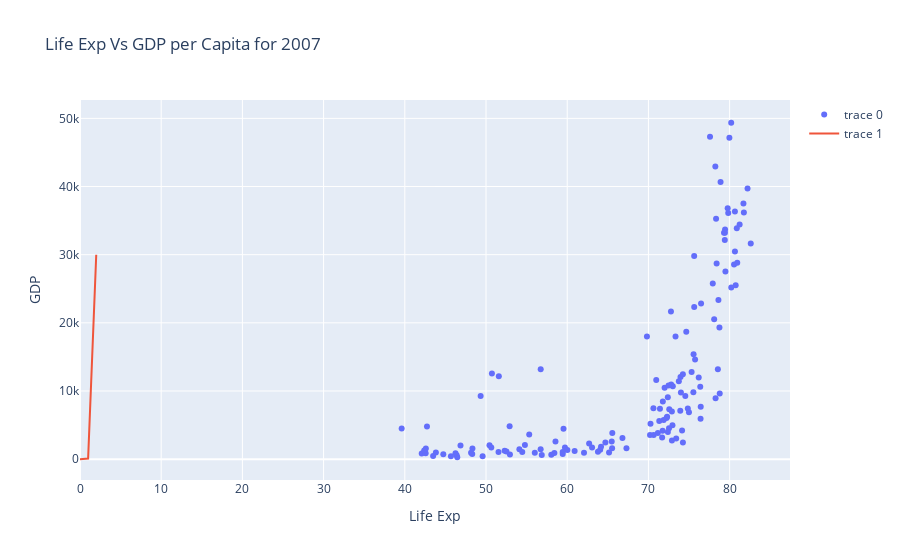

Write notebook code for a chart like this one.
### Code cell
trace1 = go.Scatter(x=temp_df['lifeExp'], y=temp_df['gdpPercap'], mode='markers')
trace2 = go.Scatter(x=[0,1,2],y=[0,90,30000],mode='lines')

data = [trace1,trace2]
layout = go.Layout(title='Life Exp Vs GDP per Capita for 2007', xaxis={'title':'Life Exp'},yaxis={'title':'GDP'})


fig = go.Figure(data,layout)
fig.show()

### Figure 1 — Plotly figure (JSON) as saved in the notebook; plotly's stock layout.template omitted (floating-point values rounded to 4 significant figures; data arrays with more than 128 entries replaced by an {"elided": "..."} marker saying what was removed)
{"data": [{"mode": "markers", "type": "scatter", "x": {"elided": "142 float values"}, "y": {"elided": "142 float values"}}, {"mode": "lines", "type": "scatter", "x": [0, 1, 2], "y": [0, 90, 30000]}], "layout": {"title": {"text": "Life Exp Vs GDP per Capita for 2007"}, "xaxis": {"title": {"text": "Life Exp"}}, "yaxis": {"title": {"text": "GDP"}}}}
